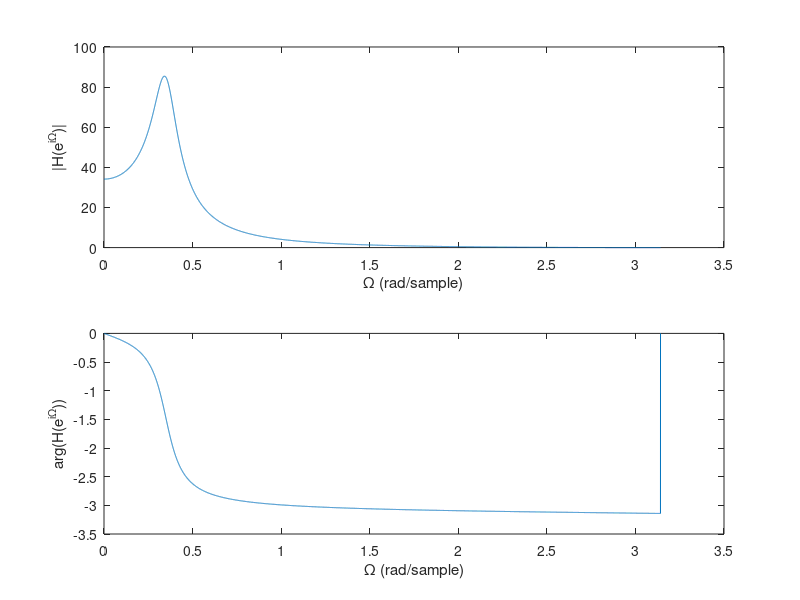
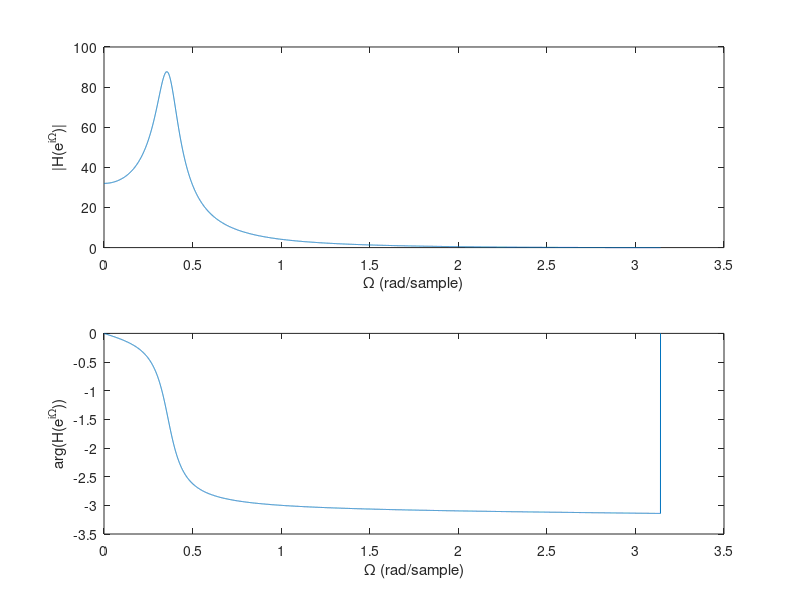

Write the MATLAB code that produced these figures, in order.
Omega=linspace(0,pi,10001);
z=exp(i*Omega);
H=(z.^2 + 2*z + 1)./(z.^2 - 1.75*z + 0.8672)  ;
Hbar=(z.^2 + 2*z + 1)./(z.^2 - 1.75*z + 0.875);

figure(1)
subplot(211)
plot(Omega,abs(H))
xlabel('\Omega (rad/sample)')
ylabel('|H(e^{i\Omega})|')

subplot(212)
plot(Omega,angle(H))
xlabel('\Omega (rad/sample)')
ylabel('arg(H(e^{i\Omega}))')


figure(2)
subplot(211)
plot(Omega,abs(Hbar))
xlabel('\Omega (rad/sample)')
ylabel('|H(e^{i\Omega})|')

subplot(212)
plot(Omega,angle(Hbar))
xlabel('\Omega (rad/sample)')
ylabel('arg(H(e^{i\Omega}))')

